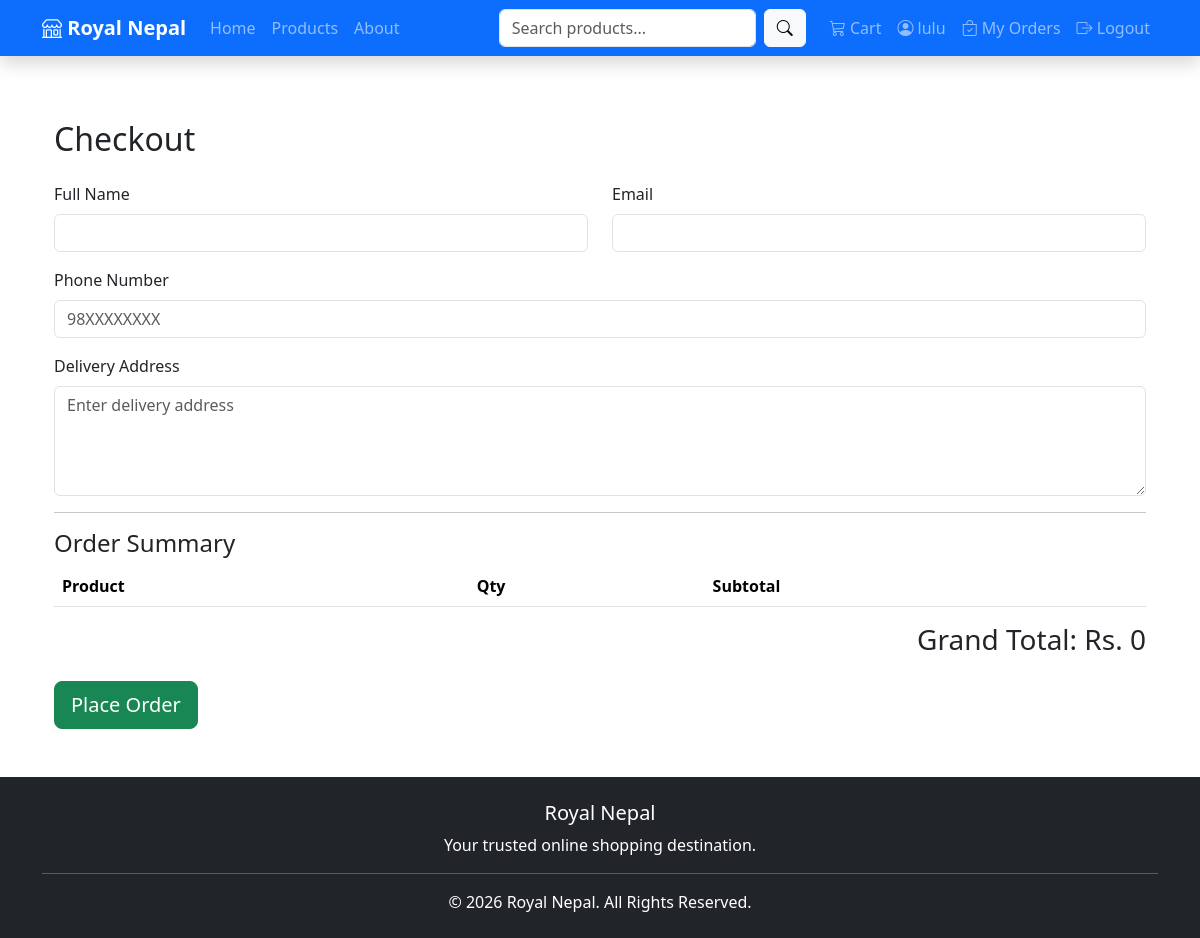
The app's page /orders/checkout/ (signed in), older data.
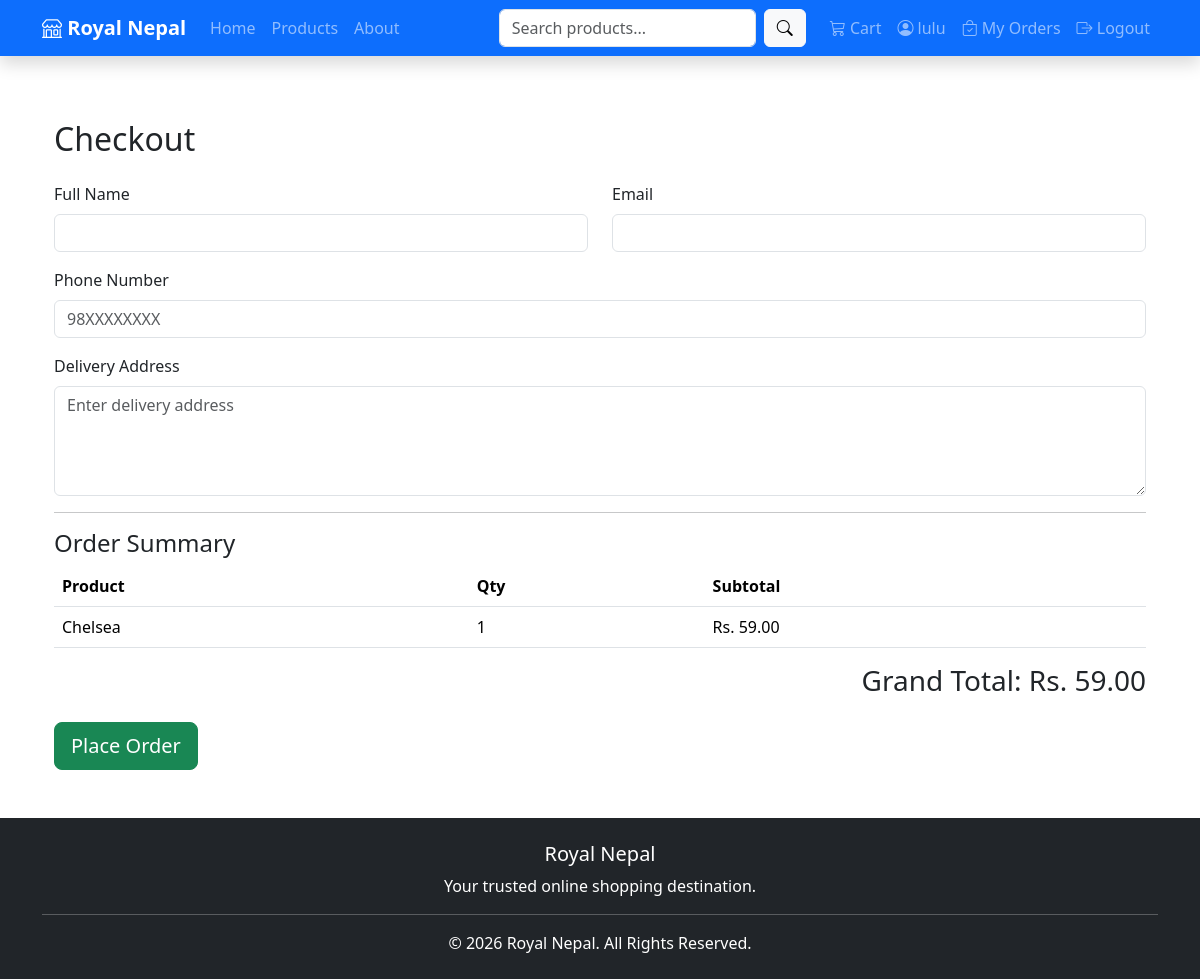
The same page, newer data.
### cart/models.py (models this page shows, shortened)
class CartItem(models.Model):
    cart = models.ForeignKey(
        Cart,
        on_delete=models.CASCADE
    )
    product = models.ForeignKey(
        Product,
        on_delete=models.CASCADE
    )
    quantity = models.PositiveIntegerField(default=1)
    def subtotal(self):
        return self.product.price * self.quantity

### products/models.py (models this page shows, shortened)
class Product(models.Model):
    category = models.ForeignKey(
        Category,
        on_delete=models.CASCADE
    )
    name = models.CharField(max_length=200)
    description = models.TextField()
    price = models.DecimalField(
        max_digits=10,
        decimal_places=2
    )
    stock = models.PositiveIntegerField(default=0)
    image = models.ImageField(
        upload_to="products/",
        blank=True,
        null=True
    )
    created_at = models.DateTimeField(
        auto_now_add=True
    )

### orders/views.py (the view)
# urls.py: path("checkout/", views.checkout, name="checkout"),
@login_required
def checkout(request):
    cart, created = Cart.objects.get_or_create(user=request.user)
    items = CartItem.objects.filter(cart=cart)
    total = 0
    for item in items:
        total += item.subtotal()
    context = {
        "items": items,
        "total": total,
    }
    return render(request, "orders/checkout.html", context)

### templates/orders/checkout.html (shortened to what this page needs)
{% extends 'base.html' %}
{% block content %}
<div class="container mt-5">
    <h2 class="mb-4">
        Checkout
    </h2>
    <form method="POST" action="{% url 'place_order' %}">
        <div class="row">
            <div class="col-md-6">
                <label class="form-label">
                    Full Name
                </label>
                <input
    type="text"
    name="full_name"
    class="form-control"
    value="{{ request.user.get_full_name }}"
    required>
            </div>
            <div class="col-md-6">
                <label class="form-label">
                    Email
                </label>
                <input
    type="email"
    name="email"
    class="form-control"
    value="{{ request.user.email }}"
    required>
            </div>
        </div>
        <div class="mt-3">
            <label class="form-label">
                Phone Number
            </label>
 <input
    type="tel"
    name="phone"
    class="form-control"
    placeholder="98XXXXXXXX"
    pattern="[0-9]{10}"
    maxlength="10"
    minlength="10"
    required>
        </div>
        <div class="mt-3">
            <label class="form-label">
                Delivery Address
            </label>
            <textarea
    name="address"
    class="form-control"
    rows="4"
    placeholder="Enter delivery address"
    required></textarea>
        </div>
        <hr>
        <h4>
            Order Summary
        </h4>
        <table class="table">
            <tr>
                <th>Product</th>
                <th>Qty</th>
                <th>Subtotal</th>
            </tr>
            {% for item in items %}
            <tr>
                <td>{{ item.product.name }}</td>
                <td>{{ item.quantity }}</td>
                <td>Rs. {{ item.subtotal }}</td>
            </tr>
            {% endfor %}
        </table>
        <div class="text-end">
            <h3>
                Grand Total: Rs. {{ total }}
            </h3>
        </div>
        <button class="btn btn-success btn-lg mt-3">
            Place Order
        </button>
    </form>
</div>
{% endblock %}

Row changes from the older to the newer data that the page shows:
added CartItem: product.name "Chelsea", quantity "1", subtotal "59.00"
Text that changed along with them:
{{ total }}: "0" → "59.00"
